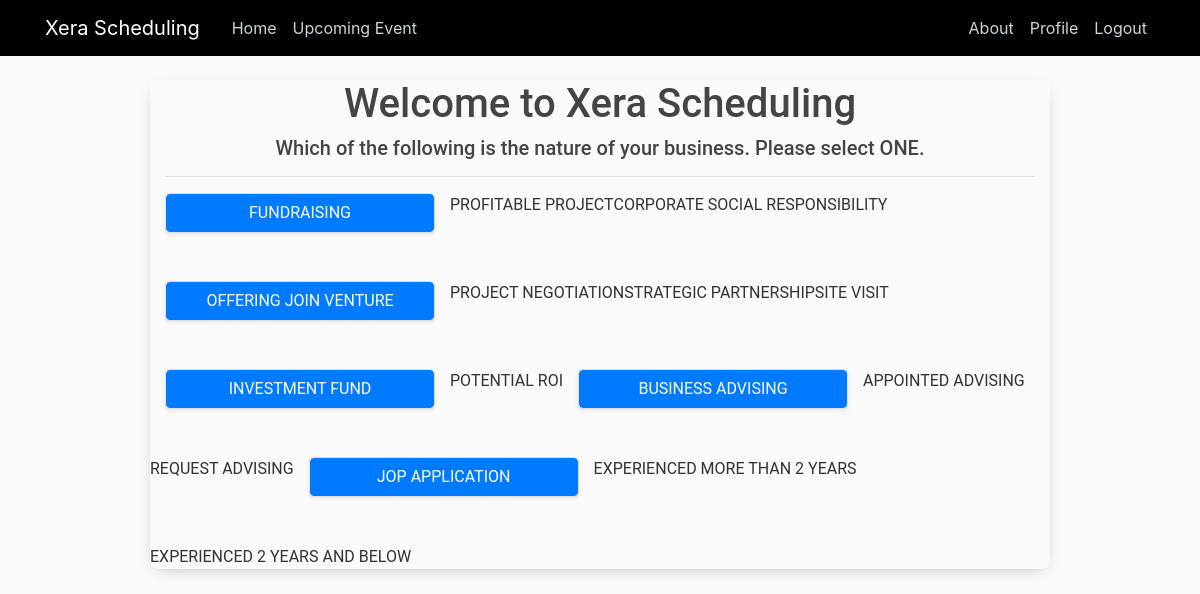
Page /ezz/all-subs/ (signed in) on the committed database.
### premiers/models.py (models this page shows, shortened)
class MainPurpose(models.Model):
    main_item = models.CharField(max_length=200, null=True)
    main_weight = models.FloatField(null=True)
    image = models.ImageField(default='default.jpg', upload_to='MainPurpose_pics')
    description = models.TextField(max_length=1000, blank=True, null=True)

class SubPurpose(models.Model):
    main_purpose = models.ForeignKey(MainPurpose, on_delete=models.CASCADE)
    sub_item = models.CharField(max_length=200, null=True)
    sub_weight = models.FloatField(null=True)
    image = models.ImageField(default='default.jpg', upload_to='SubPurpose_pics')
    description = models.TextField(max_length=1000, blank=True, null=True)

### premiers/views.py (the view)
# urls.py: path('all-subs/', views.AllSubView.as_view(), name='allsubs'),
class AllSubView(TemplateView):
    template_name = 'meetings/detailcategory.html'
    def get_context_data(self, **kwargs):
        context = super().get_context_data(**kwargs)
        context['mains'] = MainPurpose.objects.all()
        return context

### premiers/templates/meetings/detailcategory.html
{% extends "premiers/base.html" %}
{% block content %}
<div class="event-container">
    <div class="event">
        <div class="container">
            <h1 class="text-center"> Welcome to Xera Scheduling </h1>
            <h5 class="text-center">Which of the following is the nature of your business. Please select ONE.</h5>
            <hr>
            <div class="row mt-3">
                {% for main in mains %}
                <div class="col-md-4">
                    <div class="card mb-4 shadow-sm">
                        <a href="" class="btn btn-primary">{{main.main_item}}</a>
                    </div>
                    <br>
                </div>
                    {% for sub in main.subpurpose_set.all %}
                    <ls>{{sub.sub_item}}</ls>
                    {% endfor %}
                {% endfor %}
            </div>
        </div>
    </div>
</div>
{% endblock content %}

### premiers/static/premiers/main.css (style rules this page uses)
body { background: #fafafa; color: #333333; margin-top: 5rem; }
h1, h2, h3, h4, h5, h6 { color: #444444; }
.event-container { font-family: "Roboto", sans-serif; max-width: 900px; margin: 0 auto; justify-content: center; }
.event-container .event { box-shadow: 0 4px 16px -8px rgba(0, 0, 0, 0.4); display: flex; border-radius: 8px; margin: 32px 0; }
.container { justify-content: center; }

### rows in the picture
MainPurpose: main_item "FUNDRAISING"
SubPurpose: sub_item "PROFITABLE PROJECT"
SubPurpose: sub_item "CORPORATE SOCIAL RESPONSIBILITY"
MainPurpose: main_item "OFFERING JOIN VENTURE"
SubPurpose: sub_item "PROJECT NEGOTIATION"
SubPurpose: sub_item "STRATEGIC PARTNERSHIP"
SubPurpose: sub_item "SITE VISIT"
MainPurpose: main_item "INVESTMENT FUND"
SubPurpose: sub_item "POTENTIAL ROI"
MainPurpose: main_item "BUSINESS ADVISING"
SubPurpose: sub_item "APPOINTED ADVISING"
SubPurpose: sub_item "REQUEST ADVISING"
MainPurpose: main_item "JOP APPLICATION"
SubPurpose: sub_item "EXPERIENCED MORE THAN 2 YEARS"
SubPurpose: sub_item "EXPERIENCED 2 YEARS AND BELOW"
